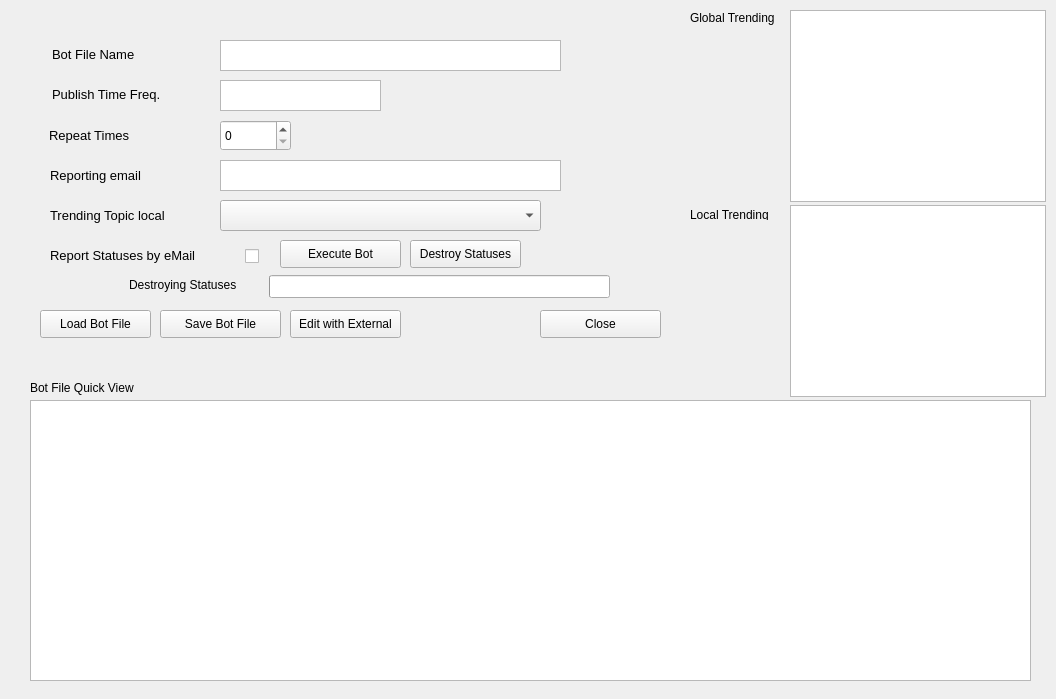
<?xml version="1.0" encoding="UTF-8"?>
<ui version="4.0">
 <class>FormTwitterBot</class>
 <widget class="QWidget" name="FormTwitterBot">
  <property name="geometry">
   <rect>
    <x>0</x>
    <y>0</y>
    <width>1056</width>
    <height>699</height>
   </rect>
  </property>
  <property name="windowTitle">
   <string>Twitter Bot</string>
  </property>
  <widget class="QWidget" name="widget_BotLaunch" native="true">
   <property name="geometry">
    <rect>
     <x>0</x>
     <y>0</y>
     <width>671</width>
     <height>351</height>
    </rect>
   </property>
   <widget class="QLabel" name="Lbl_BotPubFreq">
    <property name="geometry">
     <rect>
      <x>52</x>
      <y>79</y>
      <width>151</width>
      <height>31</height>
     </rect>
    </property>
    <property name="font">
     <font>
      <pointsize>10</pointsize>
     </font>
    </property>
    <property name="text">
     <string>Publish Time Freq.</string>
    </property>
   </widget>
   <widget class="QLabel" name="Lbl_BotRepTime">
    <property name="geometry">
     <rect>
      <x>49</x>
      <y>120</y>
      <width>141</width>
      <height>31</height>
     </rect>
    </property>
    <property name="font">
     <font>
      <pointsize>10</pointsize>
     </font>
    </property>
    <property name="text">
     <string>Repeat Times</string>
    </property>
   </widget>
   <widget class="QLabel" name="Lbl_BotRepEmail">
    <property name="geometry">
     <rect>
      <x>50</x>
      <y>160</y>
      <width>141</width>
      <height>31</height>
     </rect>
    </property>
    <property name="font">
     <font>
      <pointsize>10</pointsize>
     </font>
    </property>
    <property name="text">
     <string>Reporting email</string>
    </property>
   </widget>
   <widget class="QLabel" name="Lbl_BotStatByEmail">
    <property name="geometry">
     <rect>
      <x>50</x>
      <y>240</y>
      <width>201</width>
      <height>31</height>
     </rect>
    </property>
    <property name="font">
     <font>
      <pointsize>10</pointsize>
     </font>
    </property>
    <property name="text">
     <string>Report Statuses by eMail</string>
    </property>
   </widget>
   <widget class="QPlainTextEdit" name="pTE_BotPubFreq">
    <property name="geometry">
     <rect>
      <x>220</x>
      <y>80</y>
      <width>161</width>
      <height>31</height>
     </rect>
    </property>
    <property name="font">
     <font>
      <pointsize>10</pointsize>
     </font>
    </property>
   </widget>
   <widget class="QPlainTextEdit" name="pTE_BotRepEmail">
    <property name="geometry">
     <rect>
      <x>220</x>
      <y>160</y>
      <width>341</width>
      <height>31</height>
     </rect>
    </property>
    <property name="font">
     <font>
      <pointsize>10</pointsize>
     </font>
    </property>
   </widget>
   <widget class="QPushButton" name="pB_BotLdFile">
    <property name="geometry">
     <rect>
      <x>40</x>
      <y>310</y>
      <width>111</width>
      <height>28</height>
     </rect>
    </property>
    <property name="text">
     <string>Load Bot File</string>
    </property>
   </widget>
   <widget class="QPushButton" name="pB_BotDestroy">
    <property name="geometry">
     <rect>
      <x>410</x>
      <y>240</y>
      <width>111</width>
      <height>28</height>
     </rect>
    </property>
    <property name="text">
     <string>Destroy Statuses</string>
    </property>
   </widget>
   <widget class="QPushButton" name="pB_BotEditFile">
    <property name="geometry">
     <rect>
      <x>290</x>
      <y>310</y>
      <width>111</width>
      <height>28</height>
     </rect>
    </property>
    <property name="text">
     <string>Edit with External</string>
    </property>
   </widget>
   <widget class="QPushButton" name="pB_BotSaveFile">
    <property name="geometry">
     <rect>
      <x>160</x>
      <y>310</y>
      <width>121</width>
      <height>28</height>
     </rect>
    </property>
    <property name="text">
     <string>Save Bot File</string>
    </property>
   </widget>
   <widget class="QLabel" name="Lbl_BotFileName">
    <property name="geometry">
     <rect>
      <x>52</x>
      <y>39</y>
      <width>121</width>
      <height>31</height>
     </rect>
    </property>
    <property name="font">
     <font>
      <pointsize>10</pointsize>
     </font>
    </property>
    <property name="text">
     <string>Bot File Name</string>
    </property>
   </widget>
   <widget class="QPlainTextEdit" name="pTE_BotFileName">
    <property name="enabled">
     <bool>true</bool>
    </property>
    <property name="geometry">
     <rect>
      <x>220</x>
      <y>40</y>
      <width>341</width>
      <height>31</height>
     </rect>
    </property>
    <property name="font">
     <font>
      <pointsize>10</pointsize>
     </font>
    </property>
   </widget>
   <widget class="QLabel" name="Lbl_BotTTLocal">
    <property name="geometry">
     <rect>
      <x>50</x>
      <y>200</y>
      <width>161</width>
      <height>31</height>
     </rect>
    </property>
    <property name="font">
     <font>
      <pointsize>10</pointsize>
     </font>
    </property>
    <property name="text">
     <string>Trending Topic local</string>
    </property>
   </widget>
   <widget class="QCheckBox" name="ckBoxBotStatByEmail">
    <property name="geometry">
     <rect>
      <x>245</x>
      <y>246</y>
      <width>81</width>
      <height>20</height>
     </rect>
    </property>
    <property name="text">
     <string/>
    </property>
   </widget>
   <widget class="QPushButton" name="pB_BotExecute">
    <property name="geometry">
     <rect>
      <x>280</x>
      <y>240</y>
      <width>121</width>
      <height>28</height>
     </rect>
    </property>
    <property name="text">
     <string>Execute Bot</string>
    </property>
   </widget>
   <widget class="QComboBox" name="cBox_BotTTLocal">
    <property name="geometry">
     <rect>
      <x>220</x>
      <y>200</y>
      <width>321</width>
      <height>31</height>
     </rect>
    </property>
   </widget>
   <widget class="QDoubleSpinBox" name="dSB_BotRepTim">
    <property name="geometry">
     <rect>
      <x>220</x>
      <y>120</y>
      <width>71</width>
      <height>31</height>
     </rect>
    </property>
    <property name="decimals">
     <number>0</number>
    </property>
    <property name="maximum">
     <double>10.000000000000000</double>
    </property>
   </widget>
   <widget class="QPushButton" name="pB_BotClose">
    <property name="geometry">
     <rect>
      <x>540</x>
      <y>310</y>
      <width>121</width>
      <height>28</height>
     </rect>
    </property>
    <property name="text">
     <string>Close</string>
    </property>
   </widget>
   <widget class="QWidget" name="widget_StatusBar" native="true">
    <property name="geometry">
     <rect>
      <x>89</x>
      <y>275</y>
      <width>541</width>
      <height>30</height>
     </rect>
    </property>
    <widget class="QLabel" name="lbl_DestroyingStatuses">
     <property name="geometry">
      <rect>
       <x>40</x>
       <y>0</y>
       <width>131</width>
       <height>20</height>
      </rect>
     </property>
     <property name="text">
      <string>Destroying Statuses</string>
     </property>
    </widget>
    <widget class="QProgressBar" name="pBarDestroyingStatuses">
     <property name="geometry">
      <rect>
       <x>180</x>
       <y>0</y>
       <width>341</width>
       <height>23</height>
      </rect>
     </property>
     <property name="value">
      <number>0</number>
     </property>
     <property name="format">
      <string/>
     </property>
    </widget>
   </widget>
  </widget>
  <widget class="QLabel" name="Lbl_BotEdit">
   <property name="geometry">
    <rect>
     <x>30</x>
     <y>380</y>
     <width>111</width>
     <height>16</height>
    </rect>
   </property>
   <property name="text">
    <string>Bot File Quick View</string>
   </property>
  </widget>
  <widget class="QPlainTextEdit" name="pTE_BotFileEditt">
   <property name="geometry">
    <rect>
     <x>30</x>
     <y>400</y>
     <width>1001</width>
     <height>281</height>
    </rect>
   </property>
  </widget>
  <widget class="QLabel" name="label">
   <property name="geometry">
    <rect>
     <x>690</x>
     <y>210</y>
     <width>91</width>
     <height>10</height>
    </rect>
   </property>
   <property name="text">
    <string>Local Trending</string>
   </property>
  </widget>
  <widget class="QLabel" name="label_2">
   <property name="geometry">
    <rect>
     <x>690</x>
     <y>10</y>
     <width>91</width>
     <height>16</height>
    </rect>
   </property>
   <property name="text">
    <string>Global Trending</string>
   </property>
  </widget>
  <widget class="QListWidget" name="lW_GlobalTrending">
   <property name="geometry">
    <rect>
     <x>790</x>
     <y>10</y>
     <width>256</width>
     <height>192</height>
    </rect>
   </property>
  </widget>
  <widget class="QListWidget" name="lW_LocalTrending">
   <property name="geometry">
    <rect>
     <x>790</x>
     <y>205</y>
     <width>256</width>
     <height>192</height>
    </rect>
   </property>
  </widget>
 </widget>
 <resources/>
 <connections/>
</ui>
